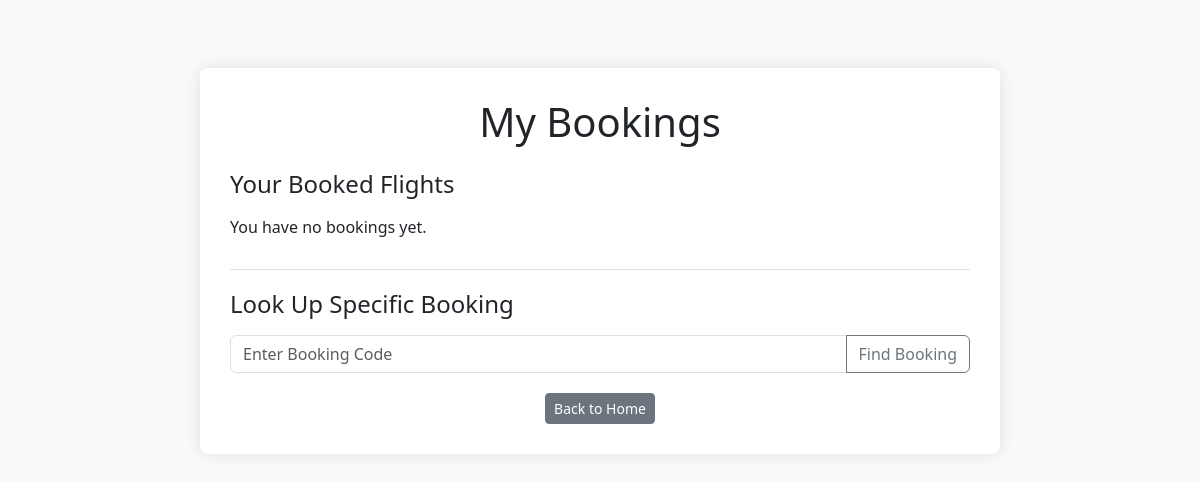
The app's page /manage-booking/ (signed in), older data.
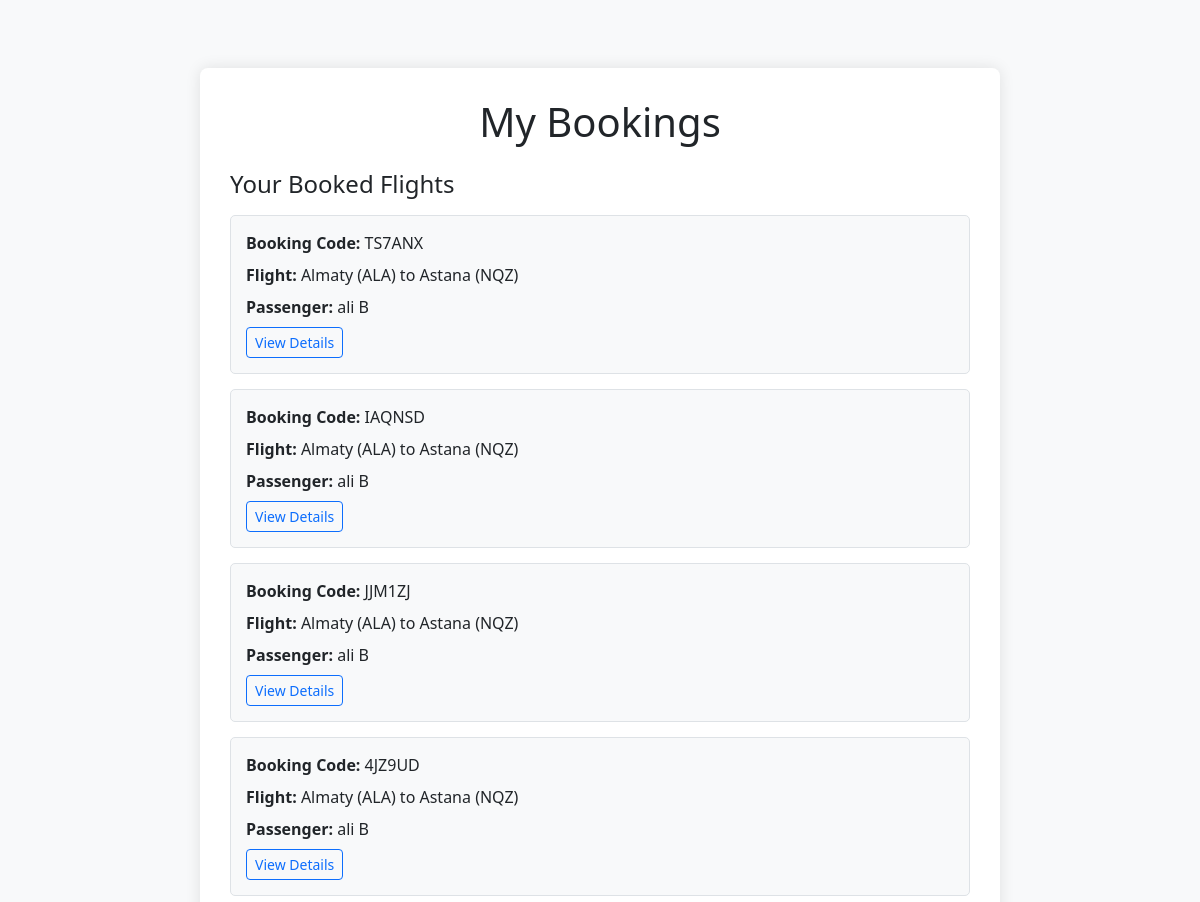
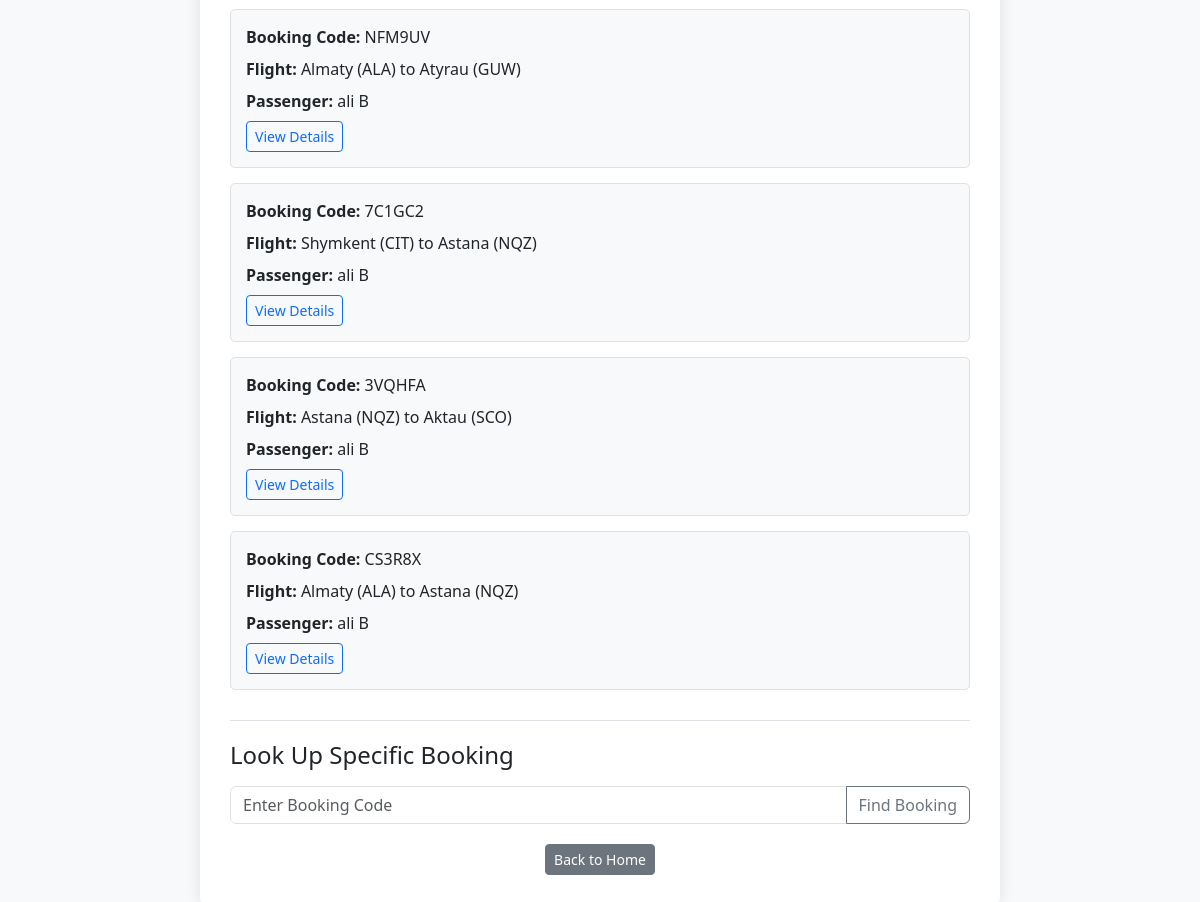
The same page, newer data (2 pictures, top to bottom).
### flights/models.py (models this page shows, shortened)
class Booking(models.Model):
    passenger = models.ForeignKey(Passenger, on_delete=models.CASCADE)
    flight = models.ForeignKey(Flight, on_delete=models.CASCADE)
    unique_booking_code = models.CharField(max_length=6, unique=True, editable=False)
    user = models.ForeignKey(User, on_delete=models.CASCADE, null=True, blank=True, related_name='bookings')

class Flight(models.Model):
    origin = models.ForeignKey(Airport, on_delete=models.CASCADE, related_name='flights_from')
    destination = models.ForeignKey(Airport, on_delete=models.CASCADE, related_name='flights_to')
    duration = models.IntegerField()
    capacity = models.IntegerField()

class Airport(models.Model):
    code = models.CharField(max_length=3, unique=True)
    city = models.CharField(max_length=100)
    def __str__(self):
        return f"{self.city} ({self.code})"

class Passenger(models.Model):
    name = models.CharField(max_length=100)
    email = models.EmailField(unique=True)

### flights/views.py (the view, shortened to what this page needs)
# urls.py: path('manage-booking/', flights_views.manage_booking, name='manage-booking'),
@login_required
def manage_booking(request):
    user_bookings = None
    searched_booking = None
    search_attempted = False
    user_bookings = Booking.objects.filter(user=request.user).select_related(
        'passenger', 'flight', 'flight__origin', 'flight__destination'
    ).order_by('-id') # Order by most recent first
    context = {
        'user_bookings': user_bookings,
        'searched_booking': searched_booking, # Result of the POST search (if any)
        'searched': search_attempted # Flag to indicate if a search was performed via POST
    }
    return render(request, 'manage_booking.html', context)

### templates/manage_booking.html (shortened to what this page needs)
<!DOCTYPE html>
<html lang="en">
<head>
    <link rel="stylesheet" href="https://cdn.jsdelivr.net/npm/bootstrap@5.3.0/dist/css/bootstrap.min.css">
</head>
<body>
    <div class="container mt-5">
        <h1 class="text-center mb-4">My Bookings</h1>
        <div class="booking-list-section">
            <h4 class="mb-3">Your Booked Flights</h4>
            {% if user_bookings %}
                {% for booking in user_bookings %}
                    <div class="booking-list-item">
                        <p><strong>Booking Code:</strong> {{ booking.unique_booking_code }}</p>
                        <p><strong>Flight:</strong> {{ booking.flight.origin }} to {{ booking.flight.destination }}</p>
                        <p><strong>Passenger:</strong> {{ booking.passenger.name }}</p>
                        <a href="{% url 'booking_confirmation' booking.unique_booking_code %}" class="btn btn-sm btn-outline-primary">View Details</a>
                    </div>
                {% endfor %}
            {% else %}
                <p>You have no bookings yet.</p>
            {% endif %}
        </div>
        <div class="lookup-form-section">
            <h4 class="mb-3">Look Up Specific Booking</h4>
            <form method="POST">
                <div class="input-group mb-3">
                    <input type="text" class="form-control" placeholder="Enter Booking Code" name="booking_code" required>
                    <button class="btn btn-outline-secondary" type="submit">Find Booking</button>
                </div>
            </form>
        </div>
        <div class="nav-links">
             <a href="{% url 'index' %}" class="btn btn-sm btn-secondary">Back to Home</a>
        </div>
    </div>
</body>
</html>

Row changes from the older to the newer data that the page shows:
now on this page (row edited): Booking: unique_booking_code "TS7ANX", flight.origin "Almaty (ALA)", flight.destination "Astana (NQZ)", passenger.name "ali B"
now on this page (row edited): Booking: unique_booking_code "IAQNSD", flight.origin "Almaty (ALA)", flight.destination "Astana (NQZ)", passenger.name "ali B"
now on this page (row edited): Booking: unique_booking_code "JJM1ZJ", flight.origin "Almaty (ALA)", flight.destination "Astana (NQZ)", passenger.name "ali B"
now on this page (row edited): Booking: unique_booking_code "4JZ9UD", flight.origin "Almaty (ALA)", flight.destination "Astana (NQZ)", passenger.name "ali B"
now on this page (row edited): Booking: unique_booking_code "NFM9UV", flight.origin "Almaty (ALA)", flight.destination "Atyrau (GUW)", passenger.name "ali B"
now on this page (row edited): Booking: unique_booking_code "7C1GC2", flight.origin "Shymkent (CIT)", flight.destination "Astana (NQZ)", passenger.name "ali B"
now on this page (row edited): Booking: unique_booking_code "3VQHFA", flight.origin "Astana (NQZ)", flight.destination "Aktau (SCO)", passenger.name "ali B"
now on this page (row edited): Booking: unique_booking_code "CS3R8X", flight.origin "Almaty (ALA)", flight.destination "Astana (NQZ)", passenger.name "ali B"
Text that changed along with them:
text no longer shown: "You have no bookings yet."
